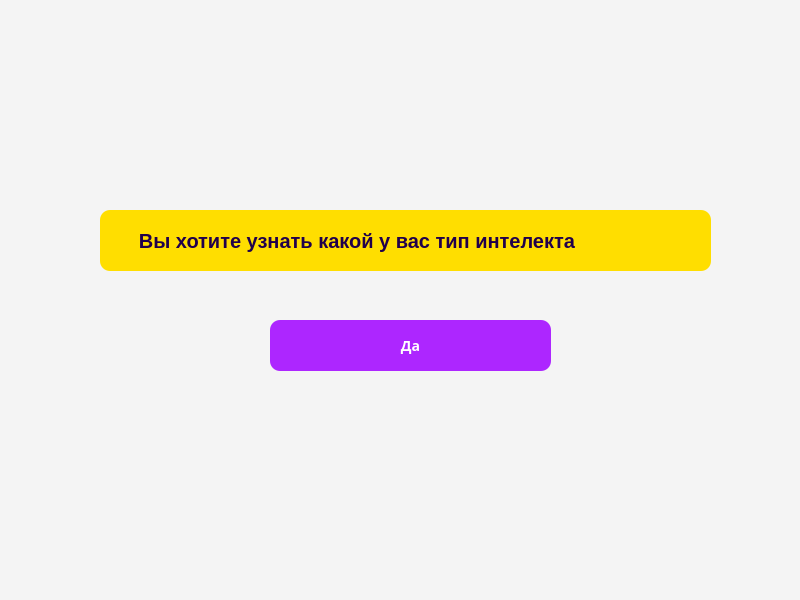
<?xml version="1.0" encoding="UTF-8"?>
<ui version="4.0">
 <class>Form</class>
 <widget class="QWidget" name="Form">
  <property name="geometry">
   <rect>
    <x>0</x>
    <y>0</y>
    <width>800</width>
    <height>600</height>
   </rect>
  </property>
  <property name="windowTitle">
   <string>Form</string>
  </property>
  <property name="styleSheet">
   <string notr="true">QWidget { 
background-color: #f5f5f5f5;
}</string>
  </property>
  <widget class="QPushButton" name="pushButton">
   <property name="geometry">
    <rect>
     <x>270</x>
     <y>320</y>
     <width>281</width>
     <height>51</height>
    </rect>
   </property>
   <property name="font">
    <font>
     <family>Mulish,Arial,sans-serif</family>
     <pointsize>-1</pointsize>
     <weight>87</weight>
     <bold>true</bold>
    </font>
   </property>
   <property name="styleSheet">
    <string notr="true">QPushButton {color: #ffffff;
    font-size: 14px;
    font-family: 'Mulish', Arial, sans-serif;
    line-height: 1.55;
    font-weight: 700;
    border-radius: 10px;
    background-color: #ad26ff;
    background-position: center center;
    border-color: transparent;
    border-style: solid;
    transition: background-color 0.2s ease-in-out, color 0.2s ease-in-out, border-color 0.2s ease-in-out;

}</string>
   </property>
   <property name="text">
    <string>Да</string>
   </property>
  </widget>
  <widget class="QLabel" name="label">
   <property name="geometry">
    <rect>
     <x>100</x>
     <y>210</y>
     <width>611</width>
     <height>61</height>
    </rect>
   </property>
   <property name="styleSheet">
    <string notr="true">QLabel {
color: #20004b;
    font-size:20px;
    font-family: 'Mulish', Arial, sans-serif;
    line-height: 1.1;
    font-weight: 800;
    border-radius: 10px;
    background-position: center center;
    background-size: cover;
    background-repeat: no-repeat;
    border-color: transparent;
     border-style: solid;
   display: table-cell;
    vertical-align: middle;
    width: 100%;
    -webkit-text-size-adjust: 100%;
border-radius: 10px;
    background-color: #ffde00;
    background-position: center center;
    border-color: transparent;
    border-style: solid;
    transition: background-color 0.2s ease-in-out, color 0.2s ease-in-out, border-color 0.2s ease-in-out;
}</string>
   </property>
   <property name="text">
    <string>       Вы хотите узнать какой у вас тип интелекта</string>
   </property>
  </widget>
 </widget>
 <resources/>
 <connections/>
</ui>
